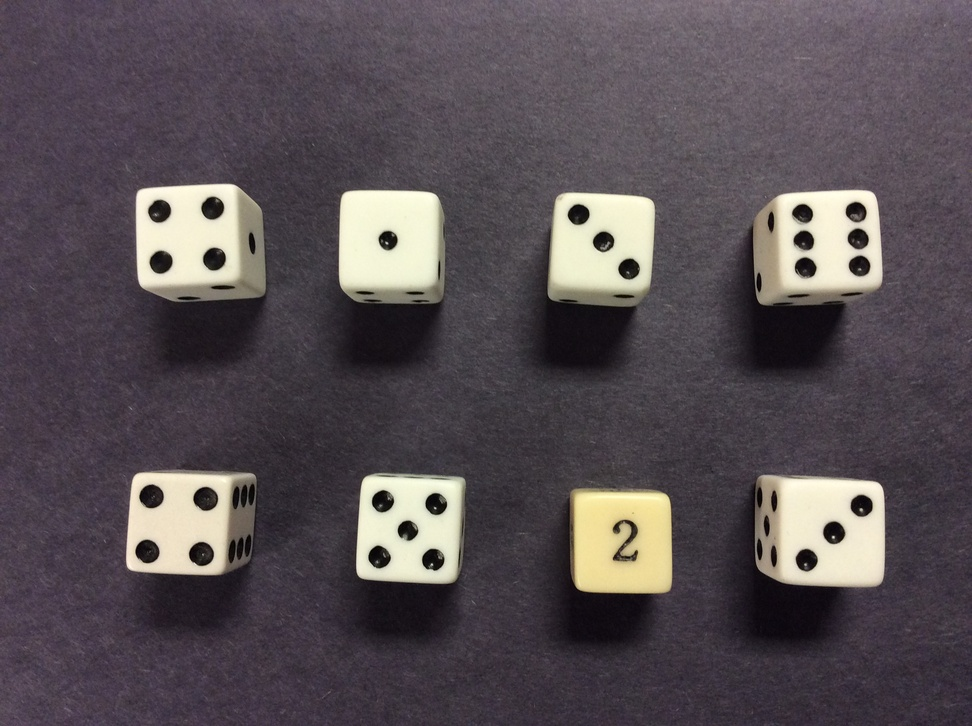
#> input picture image-processing/09-connected-components/dice-grid.jpg, 972 x 726 px, shrunk from 2592 x 1936 before the run
$ python CCA.py dice-grid.jpg 1.0 1.0
#> lines starting #> are read from the running program, lines starting #| are printed output that depends on the picture
"""
 * Python script count objects in an image
 *
 * usage: python CCA.py <filename> <sigma> <threshold>
"""
import sys
import numpy as np
import skimage.color
import skimage.filters
import skimage.io
import skimage.viewer
import skimage.measure
import skimage.color

# get filename, sigma, and threshold value from command line
filename = sys.argv[1]
sigma = float(sys.argv[2])
t = float(sys.argv[3])

# read and display the original image
image = skimage.io.imread(fname=filename, as_gray=True)
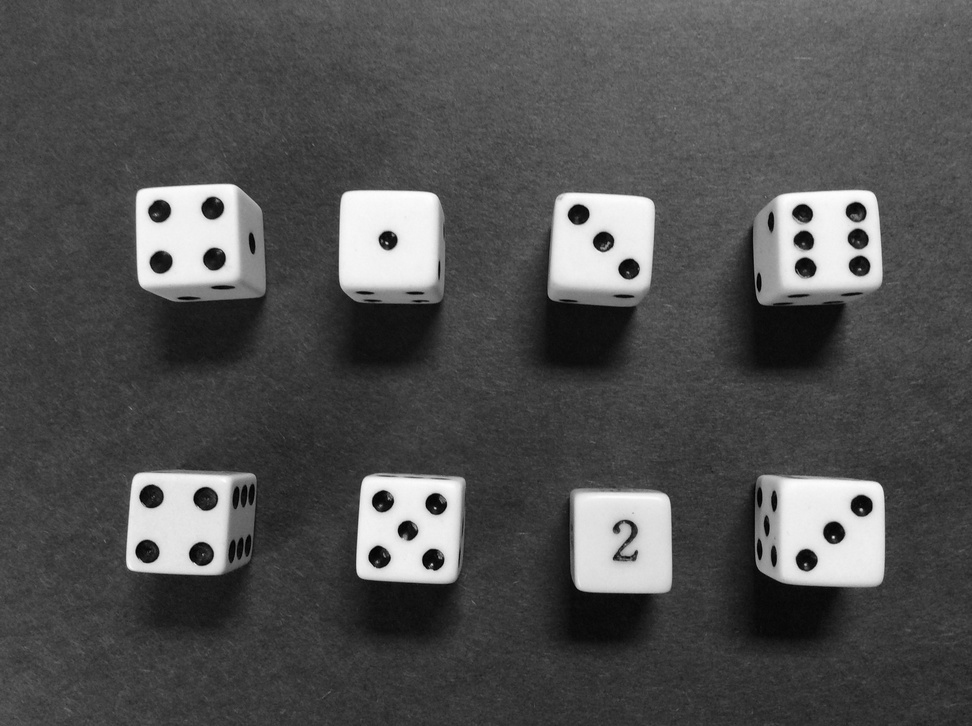
#> image: shape (726, 972) float64; min 0.000833, max 0.994, mean 0.32
#> (the run stopped early here; a loop or call above may not have finished)
